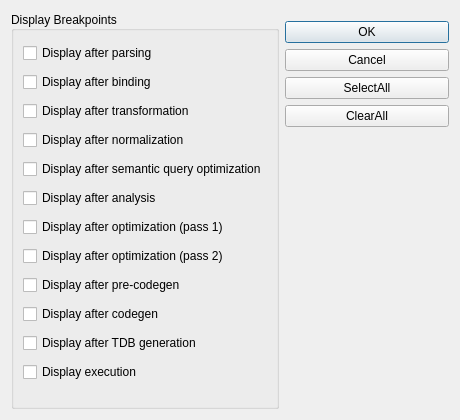
<?xml version="1.0" encoding="UTF-8"?>
<!--
/**
 * Licensed to the Apache Software Foundation (ASF) under one
 * or more contributor license agreements.  See the NOTICE file
 * distributed with this work for additional information
 * regarding copyright ownership.  The ASF licenses this file
 * to you under the Apache License, Version 2.0 (the
 * "License"); you may not use this file except in compliance
 * with the License.  You may obtain a copy of the License at
 *
 *     http://www.apache.org/licenses/LICENSE-2.0
 *
 * Unless required by applicable law or agreed to in writing, software
 * distributed under the License is distributed on an "AS IS" BASIS,
 * WITHOUT WARRANTIES OR CONDITIONS OF ANY KIND, either express or implied.
 * See the License for the specific language governing permissions and
 * limitations under the License.
 */
-->
<ui version="4.0">
 <class>BreakpointDialog</class>
 <widget class="QDialog" name="BreakpointDialog">
  <property name="windowModality">
   <enum>Qt::ApplicationModal</enum>
  </property>
  <property name="geometry">
   <rect>
    <x>0</x>
    <y>0</y>
    <width>460</width>
    <height>420</height>
   </rect>
  </property>
  <property name="sizePolicy">
   <sizepolicy hsizetype="Fixed" vsizetype="Fixed">
    <horstretch>0</horstretch>
    <verstretch>0</verstretch>
   </sizepolicy>
  </property>
  <property name="minimumSize">
   <size>
    <width>460</width>
    <height>420</height>
   </size>
  </property>
  <property name="maximumSize">
   <size>
    <width>460</width>
    <height>420</height>
   </size>
  </property>
  <property name="windowTitle">
   <string>Breakpoints</string>
  </property>
  <property name="windowIcon">
   <iconset resource="Resource.qrc">
    <normaloff>:/file/R_DUMMY</normaloff>:/file/R_DUMMY</iconset>
  </property>
  <property name="windowOpacity">
   <double>1.0</double>
  </property>
  <property name="modal">
   <bool>true</bool>
  </property>
  <layout class="QHBoxLayout" name="horizontalLayout">
   <item>
    <widget class="QGroupBox" name="groupBoxBreakpoint">
     <property name="sizePolicy">
      <sizepolicy hsizetype="Fixed" vsizetype="Expanding">
       <horstretch>0</horstretch>
       <verstretch>0</verstretch>
      </sizepolicy>
     </property>
     <property name="font">
      <font>
       <weight>50</weight>
       <bold>false</bold>
      </font>
     </property>
     <property name="title">
      <string>Display Breakpoints</string>
     </property>
     <property name="alignment">
      <set>Qt::AlignLeading|Qt::AlignLeft|Qt::AlignVCenter</set>
     </property>
     <layout class="QVBoxLayout" name="verticalLayout_2">
      <item>
       <widget class="QCheckBox" name="chkDisplayAfterParsing">
        <property name="text">
         <string>Display after parsing</string>
        </property>
       </widget>
      </item>
      <item>
       <widget class="QCheckBox" name="chkDisplayAfterBinding">
        <property name="text">
         <string>Display after binding</string>
        </property>
       </widget>
      </item>
      <item>
       <widget class="QCheckBox" name="chkDisplayAfterTransformation">
        <property name="text">
         <string>Display after transformation</string>
        </property>
       </widget>
      </item>
      <item>
       <widget class="QCheckBox" name="chkDisplayAfterNormalization">
        <property name="text">
         <string>Display after normalization</string>
        </property>
       </widget>
      </item>
      <item>
       <widget class="QCheckBox" name="chkDisplayAfterSemanticQueryOpt">
        <property name="text">
         <string>Display after semantic query optimization</string>
        </property>
       </widget>
      </item>
      <item>
       <widget class="QCheckBox" name="chkDisplayAfterAnalysis">
        <property name="text">
         <string>Display after analysis</string>
        </property>
       </widget>
      </item>
      <item>
       <widget class="QCheckBox" name="chkDisplayAfterOptimization1">
        <property name="text">
         <string>Display after optimization (pass 1)</string>
        </property>
       </widget>
      </item>
      <item>
       <widget class="QCheckBox" name="chkDisplayAfterOptimization2">
        <property name="text">
         <string>Display after optimization (pass 2)</string>
        </property>
       </widget>
      </item>
      <item>
       <widget class="QCheckBox" name="chkDisplayAfterPrecodegen">
        <property name="text">
         <string>Display after pre-codegen</string>
        </property>
       </widget>
      </item>
      <item>
       <widget class="QCheckBox" name="chkDisplayAfterCodegen">
        <property name="text">
         <string>Display after codegen</string>
        </property>
       </widget>
      </item>
      <item>
       <widget class="QCheckBox" name="chkDisplayAfterTdbGeneration">
        <property name="text">
         <string>Display after TDB generation</string>
        </property>
       </widget>
      </item>
      <item>
       <widget class="QCheckBox" name="chkDisplayExecution">
        <property name="text">
         <string>Display execution</string>
        </property>
       </widget>
      </item>
     </layout>
    </widget>
   </item>
   <item>
    <layout class="QVBoxLayout" name="verticalLayout">
     <item>
      <spacer name="verticalSpacer_2">
       <property name="orientation">
        <enum>Qt::Vertical</enum>
       </property>
       <property name="sizeType">
        <enum>QSizePolicy::Fixed</enum>
       </property>
       <property name="sizeHint" stdset="0">
        <size>
         <width>20</width>
         <height>10</height>
        </size>
       </property>
      </spacer>
     </item>
     <item>
      <widget class="QPushButton" name="bkptOK">
       <property name="text">
        <string>OK</string>
       </property>
      </widget>
     </item>
     <item>
      <widget class="QPushButton" name="bkptCancel">
       <property name="text">
        <string>Cancel</string>
       </property>
      </widget>
     </item>
     <item>
      <widget class="QPushButton" name="bkptSA">
       <property name="text">
        <string>SelectAll</string>
       </property>
      </widget>
     </item>
     <item>
      <widget class="QPushButton" name="bkptClrA">
       <property name="text">
        <string>ClearAll</string>
       </property>
      </widget>
     </item>
     <item>
      <spacer name="verticalSpacer">
       <property name="orientation">
        <enum>Qt::Vertical</enum>
       </property>
       <property name="sizeHint" stdset="0">
        <size>
         <width>20</width>
         <height>40</height>
        </size>
       </property>
      </spacer>
     </item>
    </layout>
   </item>
  </layout>
 </widget>
 <resources>
  <include location="Resource.qrc"/>
 </resources>
 <connections/>
</ui>
